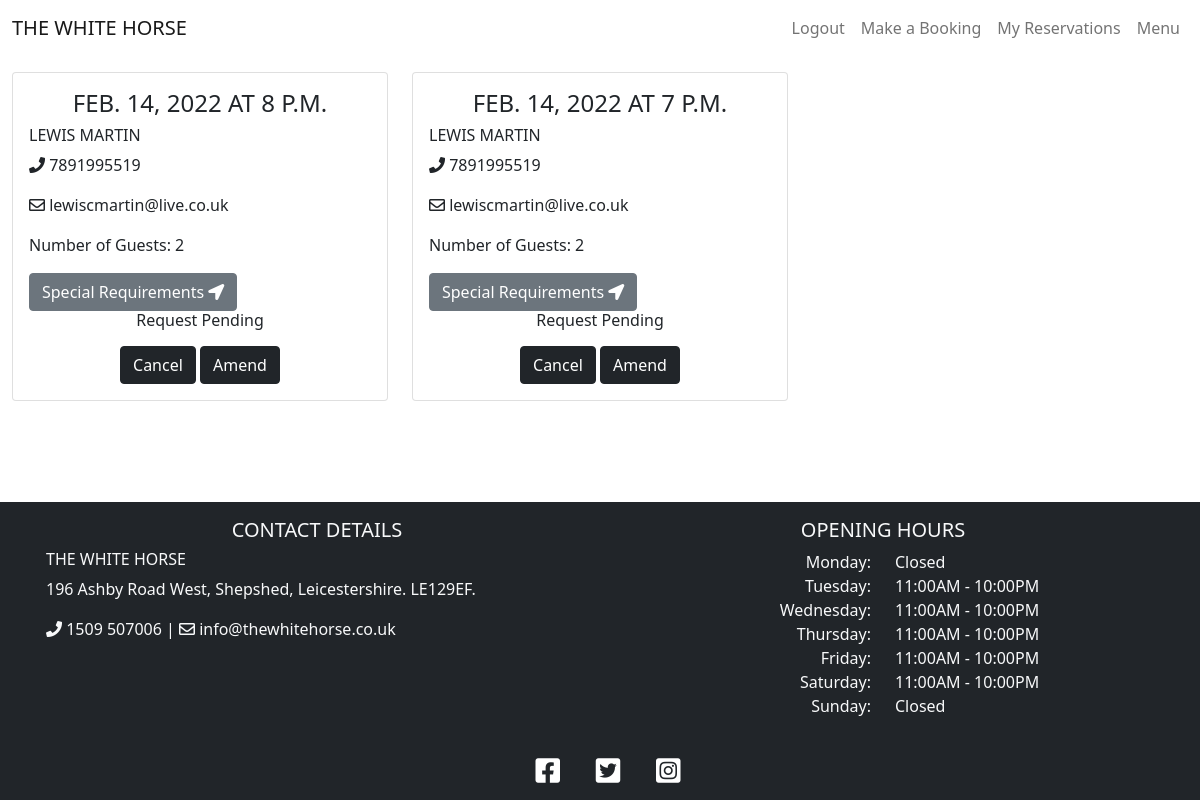
The page /reservations (signed in) on the database as committed earlier.
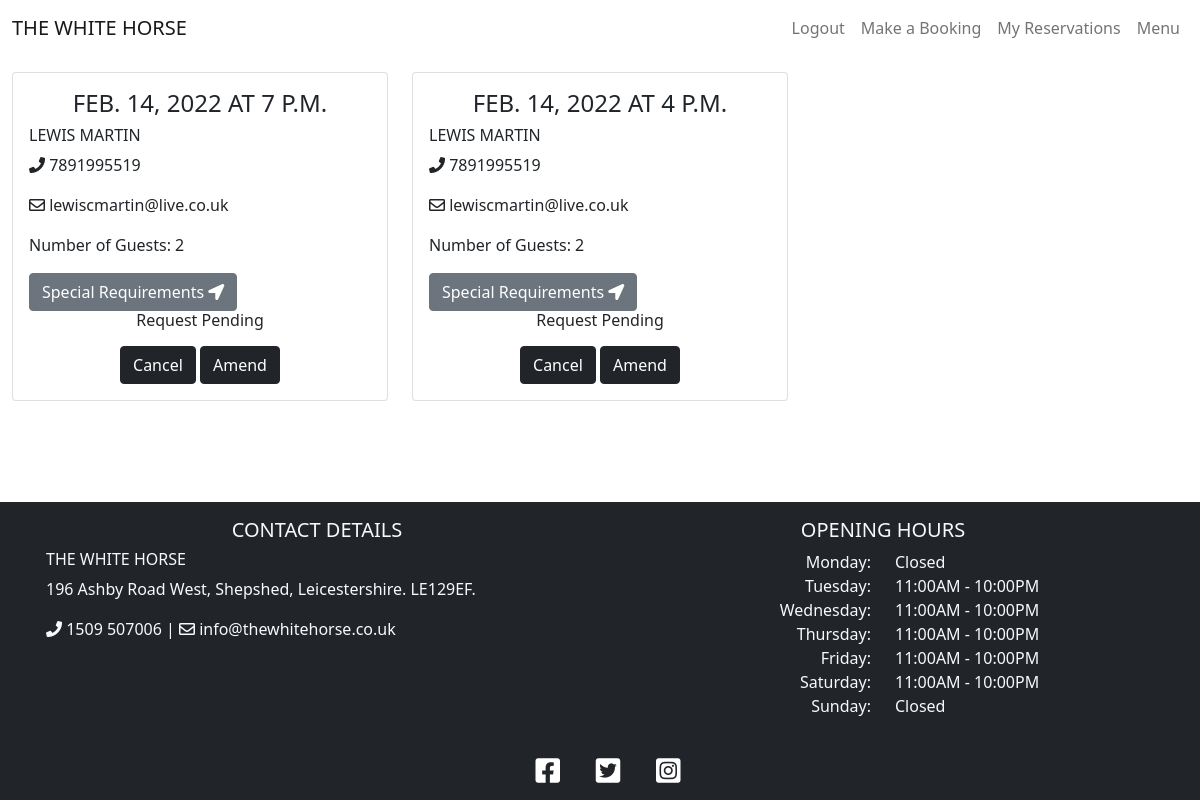
The same page on the database as committed later.
### booking/models.py (models this page shows, shortened)
class Booking(models.Model):
    user = models.ForeignKey(User, on_delete=models.CASCADE)
    lead = models.CharField(max_length=200, blank=False)
    email = models.CharField(max_length=200, blank=False)
    mobile = models.IntegerField(blank=False)
    date = models.DateField(blank=False)
    time = models.TimeField(blank=False)
    notes = models.TextField(max_length=200)
    guests = models.PositiveIntegerField(blank=False)
    status = models.IntegerField(choices=STATUS, default=0)
    class Meta:
        ordering = ['-date']

### booking/views.py (the view)
# urls.py: path('reservations', views.ReservationList.as_view(), name='reservations'),
class ReservationList(generic.ListView):
    model = Booking
    def get(self, request, *args, **kwargs):
        reservations = Booking.objects.filter(user=request.user)
        return render(
            request, 'reservations.html',
            {
                'reservations': reservations,
            },
        )

### templates/reservations.html (shortened to what this page needs)
{% extends "base.html" %}
{% block content %}
<div class="container-fluid mb-3">
    <div class="row">
        <div class="col-12 mt-3 left">
            <div class="row">
                {% for reservation in reservations %}
                <div class="col-md-4">
                    <div class="card mb-4">
                        <div class="card-body">
                            <h4 class='card-title text-uppercase text-center'>{{ reservation.date }} at
                                {{ reservation.time }}</h4>
                            <h6 class="text-uppercase">{{ reservation.lead }}</h6>
                            <div class='card-text'>
                                <p><i class="fas fa-phone"></i> {{ reservation.mobile }}</p>
                                <p><i class="far fa-envelope"></i> {{ reservation.email }}</p>
                                <p>Number of Guests: {{ reservation.guests }}</p>
                                <button data-bs-toggle='modal' data-bs-target='#notes' class="btn btn-secondary">Special
                                    Requirements <i class="fas fa-location-arrow"></i></button>
                                <div class='text-center h6'>
                                    {% if reservation.status == 1 %}
                                    <p>Reservation Accepted</p>
                                    {% elif reservation.status == 2 %}
                                    <p>Reservation Declined</p>
                                    {% else %}
                                    <p>Request Pending</p>
                                    {% endif %}
                                </div>
                            </div>
                            <div class='text-center'>
                                <a href="/cancel/{{ reservation.id }}"><button class="btn btn-dark">Cancel</button></a>
                                <a href="/amend/{{ reservation.id }}"><button class="btn btn-dark">Amend</button></a>
                            </div>
                        </div>
                    </div>
                </div>
                    {% endfor %}
                </div>
        </div>
    </div>
</div>
{% endblock %}

Rows that differ between the two databases and show on the page:
removed Booking: date "FEB. 14, 2022", time "8 P.M.", lead "LEWIS MARTIN", mobile "7891995519", email "lewiscmartin@live.co.uk", guests "2", status "Request Pending"
added Booking: date "FEB. 14, 2022", time "4 P.M.", lead "LEWIS MARTIN", mobile "7891995519", email "lewiscmartin@live.co.uk", guests "2", status "Request Pending"
